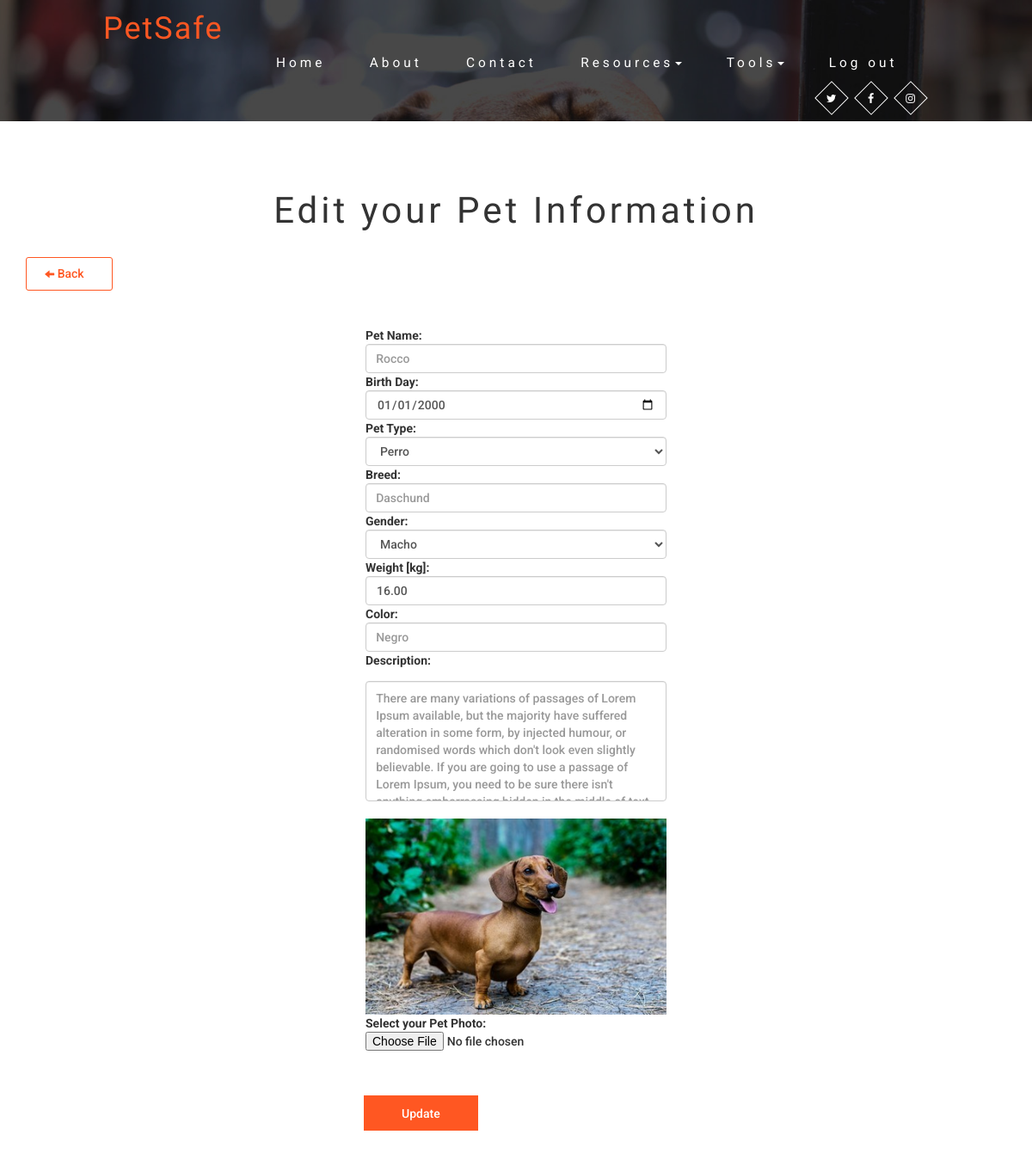
The page /edit/pet/5/ (signed in) on the database as committed earlier.
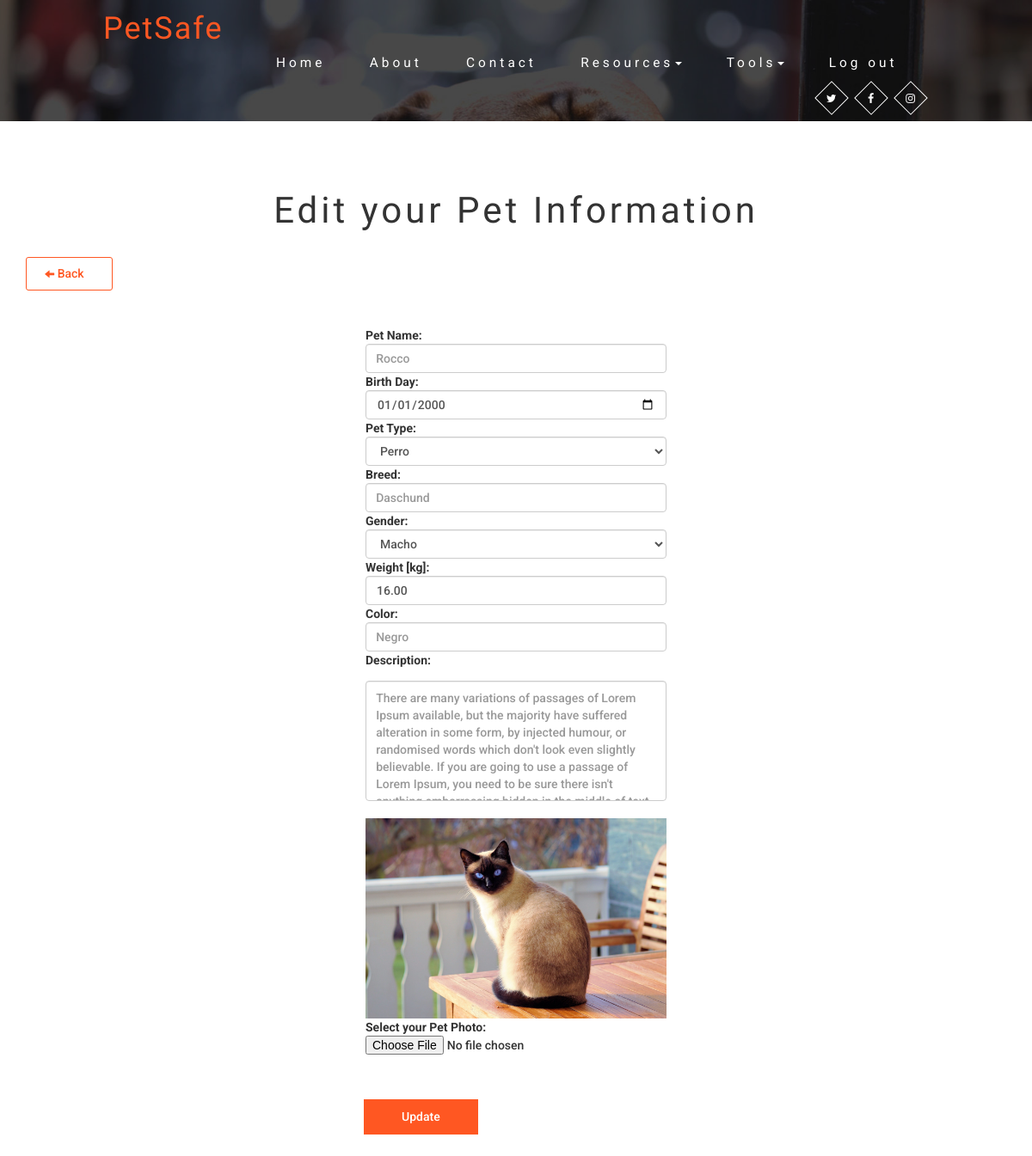
The same page on the database as committed later.
### pet_safe_app/models.py (models this page shows)
class Pet(models.Model):
    pet_name = CharField(max_length=50)
    pet_age = PositiveSmallIntegerField(null=True)
    pet_birth_date = DateField()
    pet_type = ForeignKey(PetType,related_name='pets_type',on_delete=CASCADE)
    pet_breed = CharField(max_length=50)
    pet_gender = CharField(max_length=6)
    pet_weight = DecimalField(decimal_places=2, max_digits=5)
    pet_color = CharField(max_length=50)
    description = CharField(max_length=250)
    is_lost = SmallIntegerField(null=True)
    pet_image = ImageField(upload_to='pet_image/')
    pet_owner = ForeignKey(User, related_name='pets_owner', on_delete=CASCADE)
    created_at = DateField(auto_now_add=True)
    updated_at = DateField(auto_now=True)

class PetType(models.Model):
    specie = CharField(max_length=50)
    created_at = DateField(auto_now_add=True)
    updated_at = DateField(auto_now=True)

### pet_safe_app/views.py (the view, shortened to what this page needs)
# urls.py: path('edit/pet/<int:pk>/',views.editPet),
def editPet(request,pk):
    if "logged_user" not in request.session:
        messages.error(request,"There is not logged user!! Log in first!")
        return redirect('/signin/')
    pet_to_edit = Pet.objects.get(id=pk)
    logged_user = User.objects.get(id=request.session['logged_user'])
    pet_type = PetType.objects.all().exclude(id=pet_to_edit.id);
    context = {
        'pet_to_edit' : pet_to_edit,
        'logged_user' : logged_user,
        'pet_type' : pet_type
    }
    context['up_date']= str(context['pet_to_edit'].pet_birth_date)
    return render(request,'edit_pet.html',context)

### pet_safe_app/templates/edit_pet.html (shortened to what this page needs)
{% load static %}
<!DOCTYPE html>
<html lang="en">
<head>
	<link href="{% static 'css/bootstrap.css' %}" type="text/css" rel="stylesheet" media="all">
	<link href="{% static 'css/easy-responsive-tabs.css' %}" rel='stylesheet' type='text/css' />
	<link href="{% static 'css/style.css' %}" type="text/css" rel="stylesheet" media="all">
	<link href="{% static 'css/font-awesome.css' %}" rel="stylesheet">
</head>
<body>
	<div class="agileits-banner about-w3banner">
		<div class="bnr-agileinfo">
			{% include 'navbar.html' %}
		</div>
	</div>
	<div class="contact">
		<div class="container">
			<h3 class="agileits-title">Edit your Pet Information</h3>
			<a href="/mypet/{{pet_to_edit.id}}" class="button button-isi"><span><i class="icon glyphicon glyphicon-arrow-left"></i> Back</span></a>
			<div class="contact-agileinfo">
				<div class="col-md-4"></div>
				<div class="col-md-4 contact-right">
					<form action="/edit/pet/{{pet_to_edit.id}}/" method="post" enctype="multipart/form-data">
				<label class="form-label" for="pet_name">Pet Name:</label>
                <input class="form-control" placeholder="Enter Pet Name" value="{{ pet_to_edit.pet_name }}" name="pet_name" type="text">
                <label class="form-label" for="pet_birth_date">Birth Day:</label>
                <input class="form-control" name="pet_birth_date" value="{{ up_date }}" type="date">
                <label class="form-label" for="pet_type">Pet Type:</label>
                <select class="form-control" name="pet_type" maxlength="100" type="text">
                    <option value ='{{ pet_to_edit.pet_type.id }}'>{{ pet_to_edit.pet_type.specie }}</option>
                </select>
                <label class="form-label" for="pet_breed">Breed:</label>
                <input class="form-control" placeholder="Enter Pet Breed" value="{{ pet_to_edit.pet_breed }}" name="pet_breed" maxlength="30" type="text">
                <label class="form-label" for="pet_gender">Gender:</label>
                <select class="form-control" name="pet_gender" maxlength="10" type="text">
					{% if pet_to_edit.pet_gender == "Macho"  %}
					<option value ='Macho'>Macho</option>
					{% endif %}
                </select>
                <label class="form-label" for="pet_weight">Weight [kg]:</label>
                <input class="form-control" placeholder="0.00" value="{{ pet_to_edit.pet_weight }}" name="pet_weight" type="Number"></input>
                <label class="form-label" for="pet_color">Color:</label>
                <input class="form-control" placeholder="Enter Pet Color" value="{{ pet_to_edit.pet_color }}" name="pet_color" type="Text"></input>
                <label class="form-label" for="description">Description:</label>
                <textarea class="form-control" placeholder="Enter a brief description of your pet!" name="description" type="Text">{{ pet_to_edit.description }}</textarea>
                <br>
				<img src="{{ pet_to_edit.pet_image.url }}" alt=" " class="img-responsive" />
                <label class="form-label" for="pet_image">Select your Pet Photo:</label>
                <br>
                <input  type="file" name="pet_image" id="pet_image" accept="image/pet_image/*">
                <br><br>
				<input type="submit" value="Update">
					</form>
				</div>
				<div class="clearfix"></div>
			</div>
		</div>
	</div>
</body>
</html>

Rows that differ between the two databases and show on the page:
changed Pet "Rocco": pet_image: a different picture
